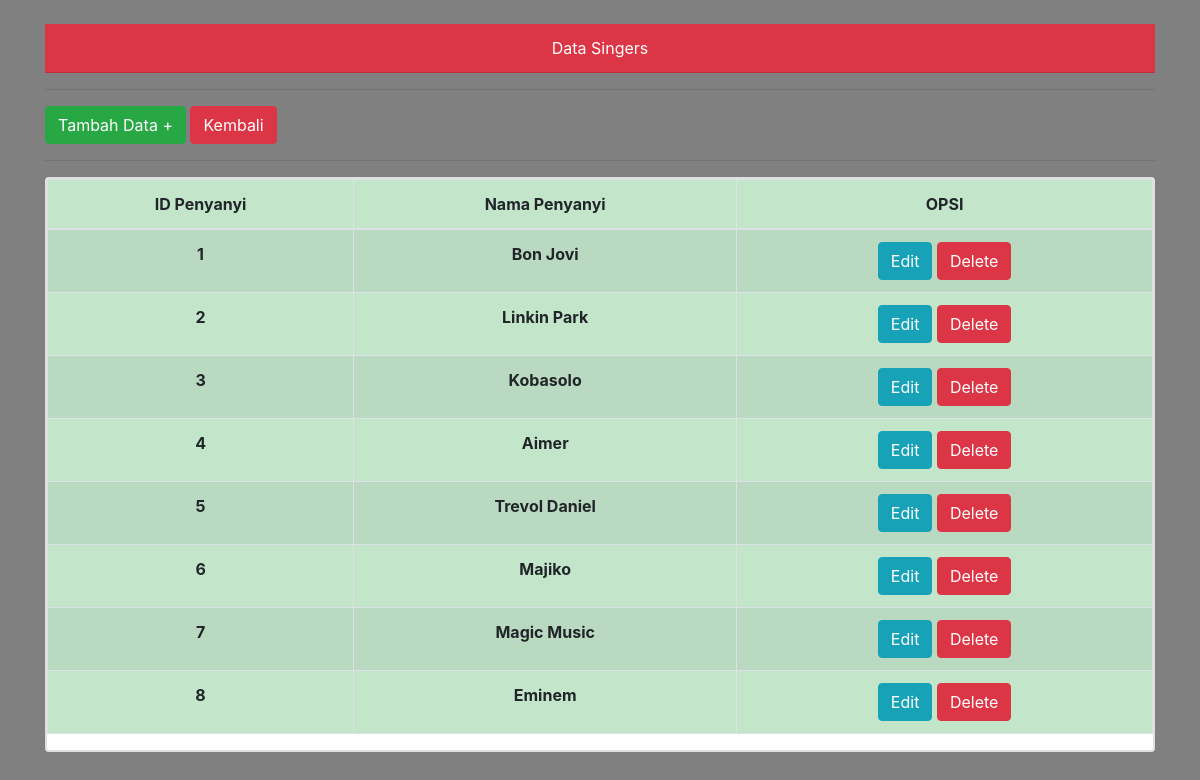
Screenshot of /4.B/singers.php with the database file from the repository.
### tables this page shows
CREATE TABLE `singers` (
  `id_sr` int(11) NOT NULL,
  `name_sr` varchar(30) DEFAULT NULL
);

### 4.B/singers.php (the view, shortened to what this page needs)
<!DOCTYPE html>
<html lang="en">
<head>
  <link rel="stylesheet" href="https://maxcdn.bootstrapcdn.com/bootstrap/4.0.0/css/bootstrap.min.css">
</head>
<body style="background-color : grey ";>
<?php
include 'koneksi.php';
  ?>
  <div class="container" text-align="center">
  <br>
  	<div class="card-header bg-danger text-center text-white">
    Data Singers </div><hr>
    <a href="#" type="button" class="btn btn-success btn-xs" data-toggle="modal" data-target="#myModal"> Tambah Data + </a>
    <a href="home.php" type="button" class="btn btn-danger btn-xs"> Kembali </a><hr>
    <div class="card text-center mt-3">
   	<div class="card md-3  ">
		<table class="table table-hover table-striped table-bordered table-success">
		<thead>
			<tr>
				<th>ID Penyanyi</th>
				<th>Nama Penyanyi</th>
        <th>OPSI</th>
			</tr>
		</thead>
		<tbody>
			<?php
			$tampil = mysqli_query($koneksi, "SELECT * from singers");
       while ($data = mysqli_fetch_array($tampil)) :
      ?>
   	  <tr>
   		  <th><?=$data['id_sr']?></th>
        <th><?=$data['name_sr']?></th>
   		  <td>
         <a href="#" type="button" class="btn btn-info btn-xs" data-toggle="modal" data-target="#edit<?php echo $data['name_sr']; ?>">Edit</a>
   			<a onclick="return confirm('Anda Yakin?');" href="singers.php?hal=hapus_singers&id_sr=<?=$data['id_sr']?>" class="btn btn-danger">Delete</a>
        </td>
      </tr>
		  <?php endwhile; ?>
		</tbody>
	  </table>
	  </div></div>
            </div>
</body>
</html>

### rows the page displays
singers: id_sr "1", name_sr "Bon Jovi"
singers: id_sr "2", name_sr "Linkin Park"
singers: id_sr "3", name_sr "Kobasolo"
singers: id_sr "4", name_sr "Aimer"
singers: id_sr "5", name_sr "Trevol Daniel"
singers: id_sr "6", name_sr "Majiko"
singers: id_sr "7", name_sr "Magic Music"
singers: id_sr "8", name_sr "Eminem"
